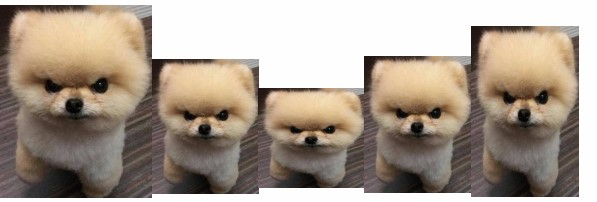
#> input picture 06_Feature_Transform/img/puppy.jpg, 597 x 202 px
$ python b_histmatchTemplate_2.py
#> lines starting #> are read from the running program, lines starting #| are printed output that depends on the picture
import cv2
import numpy as np
import matplotlib.pyplot as plt

def compare_histograms(img1, img2):
    # 이미지를 HSV (Hue, Saturation, Value) 형식으로 변환
    hsv_img1 = cv2.cvtColor(img1, cv2.COLOR_BGR2HSV)
    hsv_img2 = cv2.cvtColor(img2, cv2.COLOR_BGR2HSV)

    # HSV 이미지의 히스토그램 계산
    hist_img1 = cv2.calcHist([hsv_img1], [0, 1, 2], None, [8, 8, 8], [0, 256, 0, 256, 0, 256])
    hist_img2 = cv2.calcHist([hsv_img2], [0, 1, 2], None, [8, 8, 8], [0, 256, 0, 256, 0, 256])

    # 히스토그램 정규화
    cv2.normalize(hist_img1, hist_img1, alpha=0, beta=1, norm_type=cv2.NORM_MINMAX)
    cv2.normalize(hist_img2, hist_img2, alpha=0, beta=1, norm_type=cv2.NORM_MINMAX)

    # 히스토그램 비교
    correlation = cv2.compareHist(hist_img1, hist_img2, cv2.HISTCMP_CORREL)

    return correlation

# 이미지 불러오기
img1 = cv2.imread("img/puppy.jpg")
#> img1 is the input picture: shape (202, 597, 3); mean B, G, R 142.5, 155.6, 168.8
img2 = cv2.imread("img/sample_puppy.jpg")
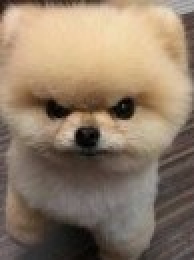
#> input picture 06_Feature_Transform/img/sample_puppy.jpg, 97 x 130 px (shown 2 times larger)
#> img2 is the input picture: shape (130, 97, 3); mean B, G, R 104.1, 124.2, 143.1

# 히스토그램 비교 후 유사도 출력
correlation = compare_histograms(img1, img2)
#> in compare_histograms, `hsv_img1 = cv2.cvtColor(img1, cv2.COLOR_BGR2HSV)`: hsv_img1: shape (202, 597, 3); mean H, S, V 20.5, 48.1, 168.9
#> in compare_histograms, `hsv_img2 = cv2.cvtColor(img2, cv2.COLOR_BGR2HSV)`: hsv_img2: shape (130, 97, 3); mean H, S, V 16.8, 68.4, 143.1
#> in compare_histograms, `correlation = cv2.compareHist(hist_img1, hist_img2, cv2.HISTCMP_CORREL)`: correlation = 0.451
#> correlation = 0.451
print(f"히스토그램 간의 상관관계: {correlation:.2f}")
#| 히스토그램 간의 상관관계: 0.45
# 히스토그램 간의 상관관계: 0.45   -1  ~  1 / 1(양의 상관관계 :완벽),  0(관계 없다)  , -1(음의 상관 관계 )
# 양의 상관관계가 있지만 강한상관 관계는 아니다.  -> 비교적 유사하다.
# 상관계수는 두 변수의 선형 관계의 강도와 방향 만을 측정한다.

# 시각화
plt.figure(figsize=(12, 6))

plt.subplot(1, 3, 1)
plt.imshow(cv2.cvtColor(img1, cv2.COLOR_BGR2RGB))
plt.title("Original Image")
plt.axis("off")

plt.subplot(1, 3, 2)
plt.imshow(cv2.cvtColor(img2, cv2.COLOR_BGR2RGB))
plt.title("Template Image")
plt.axis("off")

plt.subplot(1, 3, 3)
plt.text(0.5, 0.5, f"Correlation: {correlation:.2f}", fontsize=16, ha='center', va='center')
plt.title("Correlation")
plt.axis("off")

plt.show()
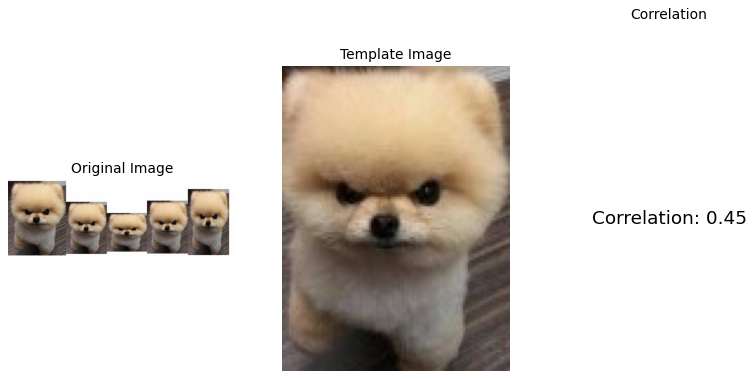
#> figure drawn by matplotlib, 2 panels
